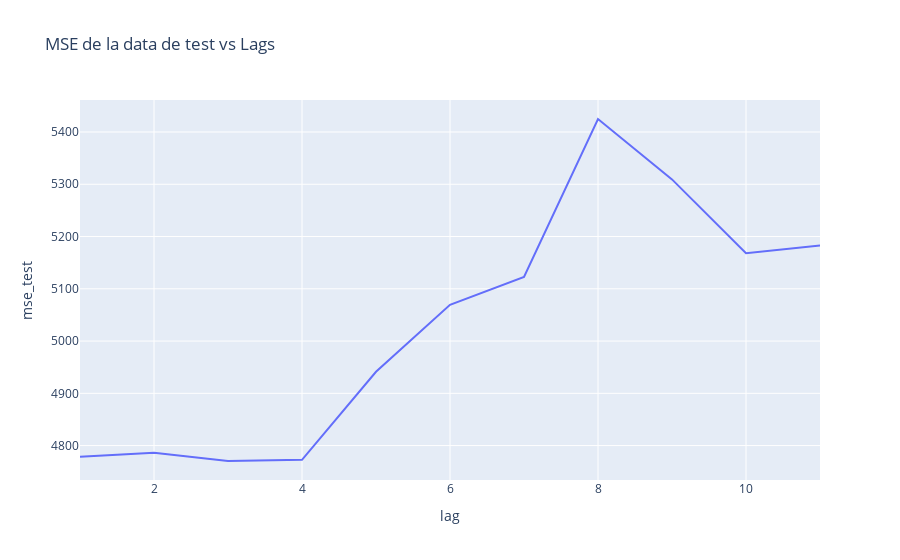

Notebook code cell kept with this figure:
### Code cell
df_pruebas = pd.DataFrame(
    {"lag": list(range(1, 12)), "mse_test": mse_test, "mape_test": mape_test}
)

fig_mse = px.line(
    df_pruebas, x="lag", y="mse_test", title="MSE de la data de test vs Lags"
)

fig_mse.show()

### Figure 1 — Plotly figure (JSON) as saved in the notebook; plotly's stock layout.template omitted (floating-point values rounded to 4 significant figures)
{"data": [{"hovertemplate": "lag=%{x}<br>mse_test=%{y}<extra></extra>", "legendgroup": "", "line": {"color": "#636efa", "dash": "solid"}, "marker": {"symbol": "circle"}, "mode": "lines", "name": "", "orientation": "v", "showlegend": false, "type": "scatter", "x": [1, 2, 3, 4, 5, 6, 7, 8, 9, 10, 11], "xaxis": "x", "y": [4779.0, 4786.0, 4771.0, 4773.0, 4941.0, 5069.0, 5122.0, 5425.0, 5309.0, 5168.0, 5183.0], "yaxis": "y"}], "layout": {"legend": {"tracegroupgap": 0}, "title": {"text": "MSE de la data de test vs Lags"}, "xaxis": {"anchor": "y", "domain": [0, 1], "title": {"text": "lag"}}, "yaxis": {"anchor": "x", "domain": [0, 1], "title": {"text": "mse_test"}}}}
